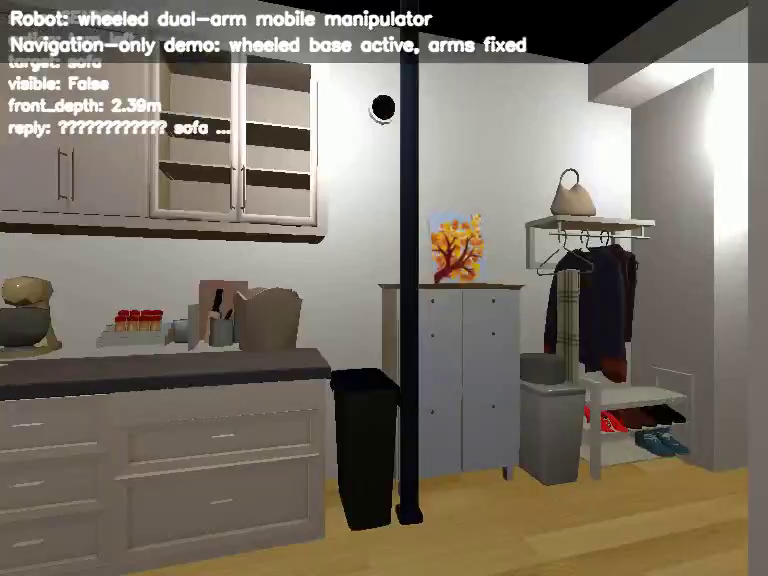
#> input picture frame 2 of ../t0_w/w0_demo_sofa_768.orig.mp4, 768 x 576 px
$ python add_robot_badge_to_videos.py
#> lines starting #> are read from the running program, lines starting #| are printed output that depends on the picture; after the words box and inside, x2 and y2 are one past the last pixel; in counts of white or black regions, pixels touching at a corner belong together
from __future__ import annotations

import shutil
import subprocess
from pathlib import Path

import cv2


VIDEOS = [
    Path("assets/demo_sofa_768.mp4"),
    Path("assets/demo_chair_768.mp4"),
]

BADGE_LINES = [
    "Robot: wheeled dual-arm mobile manipulator",
    "Navigation-only demo: wheeled base active, arms fixed",
]


def has_ffmpeg() -> bool:
    return shutil.which("ffmpeg") is not None


def add_badge(video_path: Path) -> None:
    if not video_path.exists():
        raise FileNotFoundError(video_path)

    backup = video_path.with_name(video_path.stem + ".orig.mp4")
    if not backup.exists():
        shutil.copy2(video_path, backup)
        print(f"[backup] {backup}")
    else:
        print(f"[backup exists] {backup}")

    cap = cv2.VideoCapture(str(backup))
    if not cap.isOpened():
        raise RuntimeError(f"Cannot open video: {backup}")

    fps = cap.get(cv2.CAP_PROP_FPS) or 8.0
    width = int(cap.get(cv2.CAP_PROP_FRAME_WIDTH))
    height = int(cap.get(cv2.CAP_PROP_FRAME_HEIGHT))

    tmp = video_path.with_name(video_path.stem + ".badged_tmp.mp4")
    fourcc = cv2.VideoWriter_fourcc(*"mp4v")
    writer = cv2.VideoWriter(str(tmp), fourcc, fps, (width, height))

    if not writer.isOpened():
        raise RuntimeError(f"Cannot open writer: {tmp}")

    while True:
        ok, frame = cap.read()
#> frame is the input picture: shape (576, 768, 3); mean B, G, R 104.9, 116.1, 123.7
        if not ok:
            break

        # Semi-transparent dark panel.
        overlay = frame.copy()
        panel_h = 62
        cv2.rectangle(overlay, (0, 0), (width, panel_h), (0, 0, 0), -1)
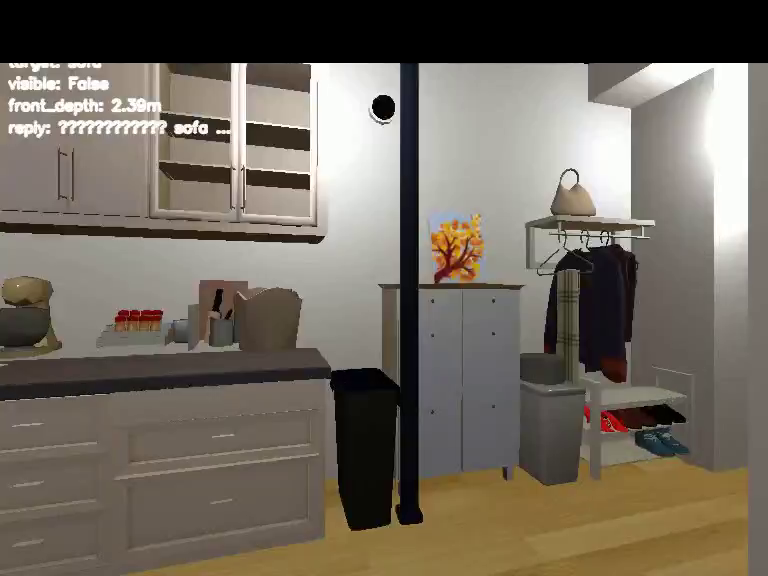
#> overlay: shape (576, 768, 3); 8.65% of pixels changed, all inside (x1, y1, x2, y2) = (0, 0, 768, 63)
        frame = cv2.addWeighted(overlay, 0.45, frame, 0.55, 0)
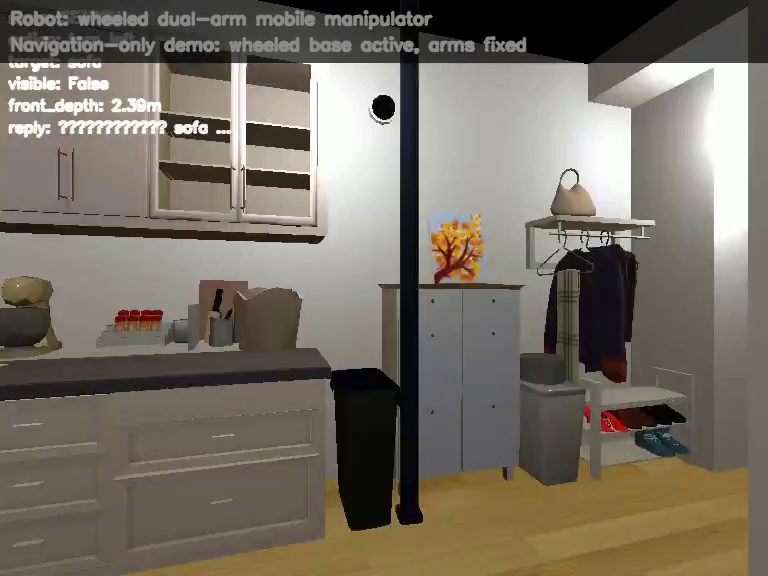
#> frame: shape (576, 768, 3); mean B, G, R 100.5, 111.5, 119.1

        y = 24
        for line in BADGE_LINES:
            cv2.putText(
                frame,
                line,
                (10, y),
                cv2.FONT_HERSHEY_SIMPLEX,
                0.58,
                (255, 255, 255),
                2,
                cv2.LINE_AA,
            )
            y += 26
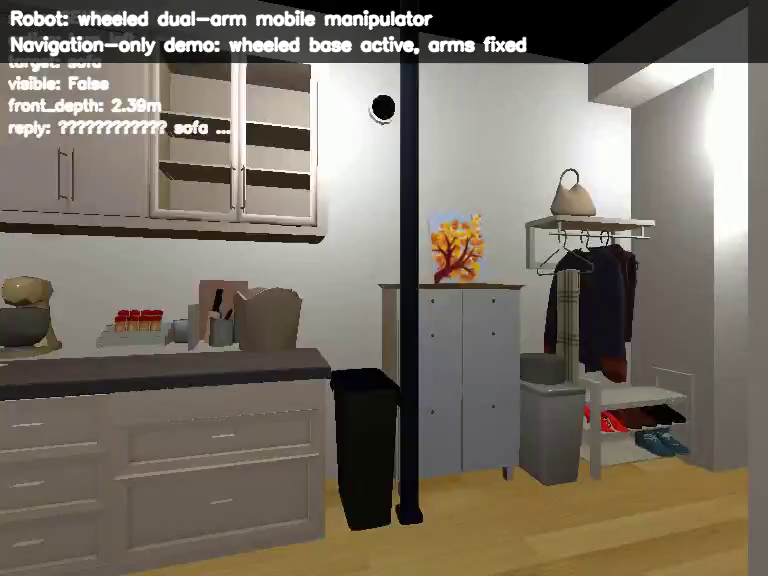
#> frame: shape (576, 768, 3); 2.4% of pixels changed, all inside (x1, y1, x2, y2) = (10, 10, 528, 57)
#> after the loop, y = 76

        writer.write(frame)

    cap.release()
    writer.release()

    if has_ffmpeg():
        final_tmp = video_path.with_name(video_path.stem + ".badged_h264.mp4")
        cmd = [
            "ffmpeg",
            "-y",
            "-i",
            str(tmp),
            "-c:v",
            "libx264",
            "-preset",
            "veryfast",
            "-crf",
            "28",
            "-pix_fmt",
            "yuv420p",
            "-movflags",
            "+faststart",
            str(final_tmp),
        ]
        subprocess.run(cmd, check=True)
        tmp.unlink(missing_ok=True)
        final_tmp.replace(video_path)
    else:
        tmp.replace(video_path)

    print(f"[ok] updated {video_path}")


def main():
    for video in VIDEOS:
        add_badge(video)

    # Keep GitHub Pages assets in sync.
    docs_assets = Path("docs/assets")
    docs_assets.mkdir(parents=True, exist_ok=True)

    for video in VIDEOS:
        dst = docs_assets / video.name
        shutil.copy2(video, dst)
        print(f"[sync] {video} -> {dst}")


if __name__ == "__main__":
    main()

$ run again, starting later in the video
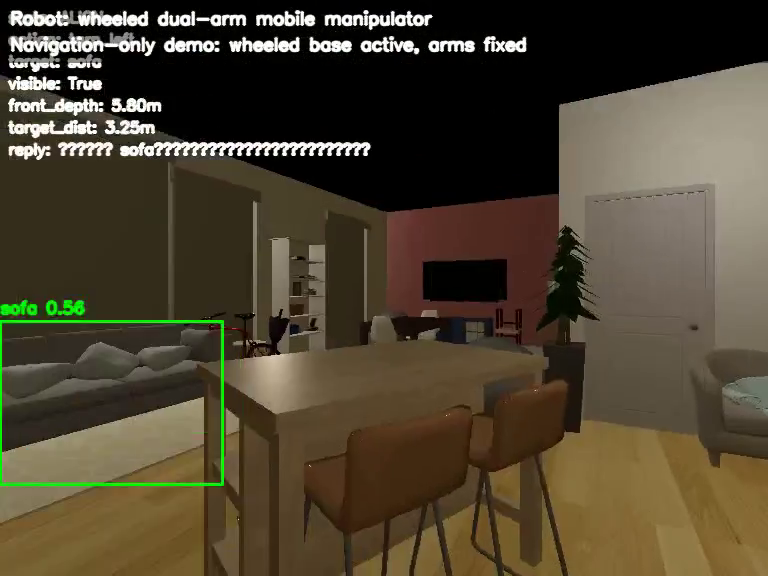
#> input picture frame 11 of ../t1_w/w0_demo_sofa_768.orig.mp4, 768 x 576 px
#> in add_badge, frame is the input picture: shape (576, 768, 3); mean B, G, R 48.2, 67, 76.4
#> in add_badge, `cv2.rectangle(overlay, (0, 0), (width, panel_h), (0, 0, 0), -1)`:
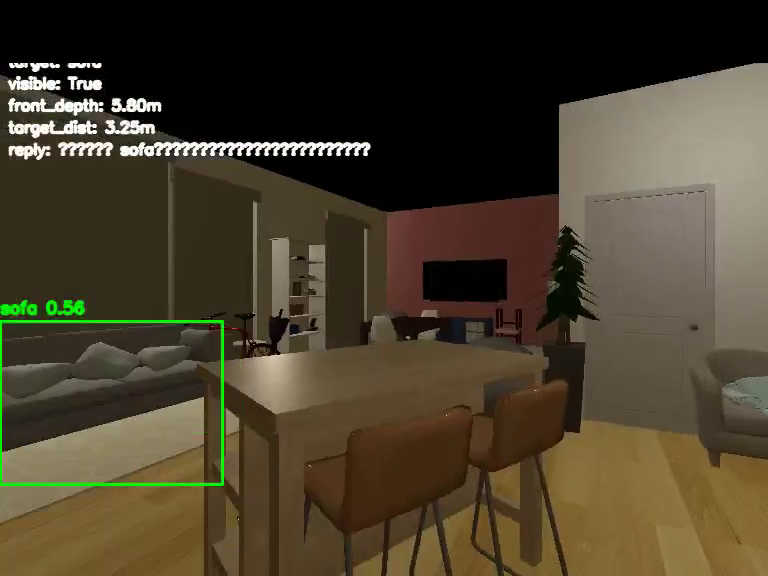
#> overlay: shape (576, 768, 3); 4.67% of pixels changed, all inside (x1, y1, x2, y2) = (0, 0, 768, 63)
#> after the loop in add_badge, `for line in BADGE_LINES:`:
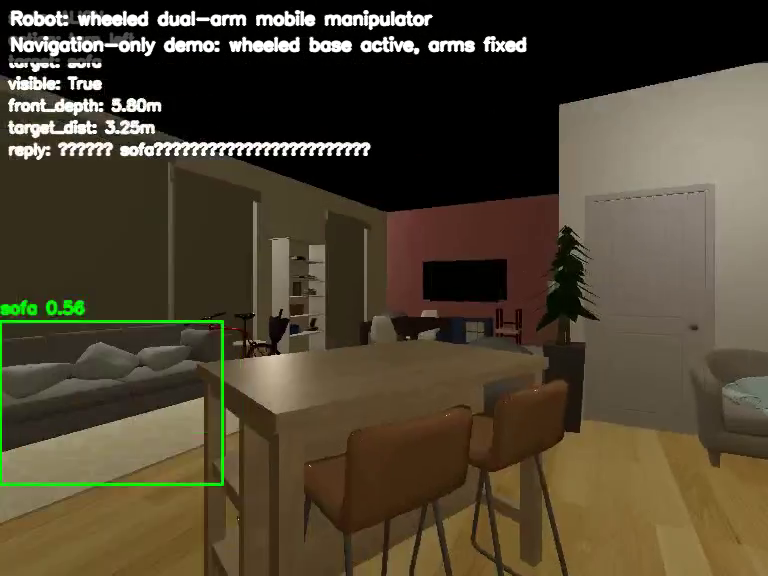
#> frame: shape (576, 768, 3); mean B, G, R 48.3, 67, 76.5
#> after the loop in add_badge, `for line in BADGE_LINES:`: y = 76
